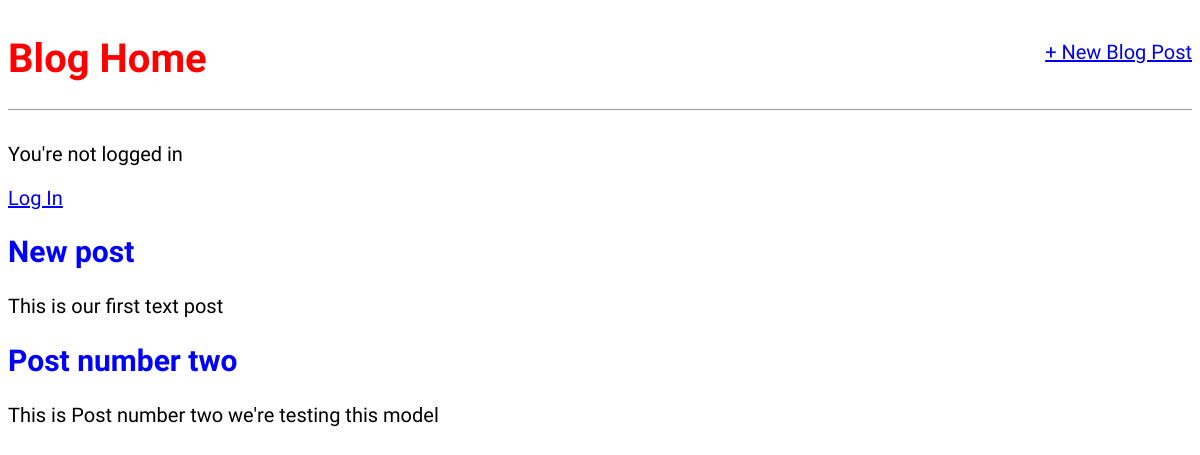
Before: / with the older database file.
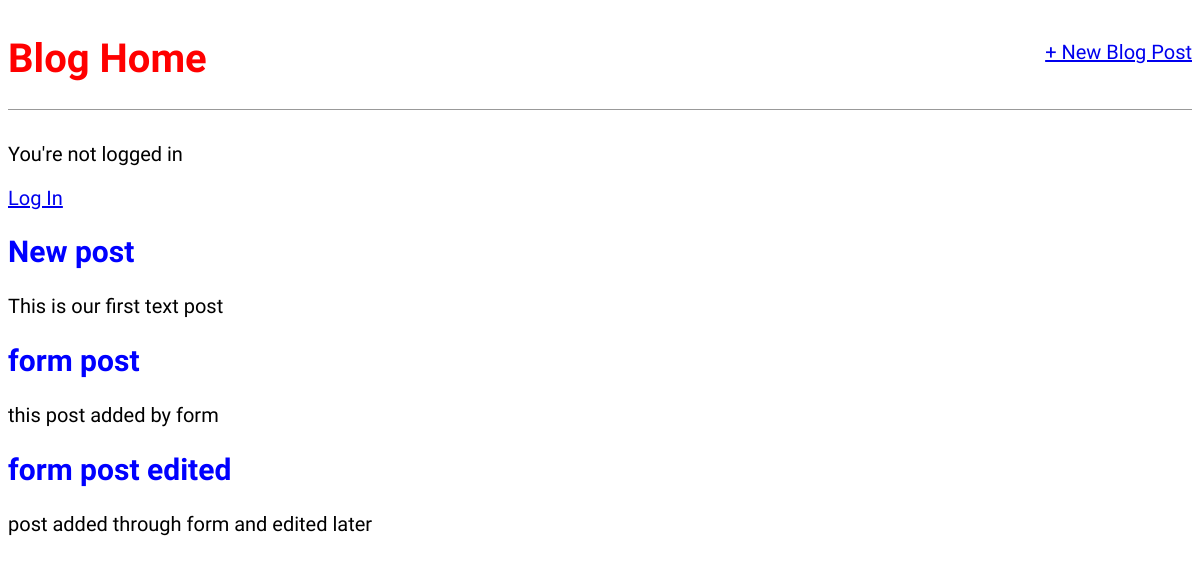
After: the same page with the newer database file.
### blog/models.py (models this page shows, shortened)
class Post(models.Model):
    title = models.CharField(max_length=200)
    author = models.ForeignKey(
        'auth.User',
        on_delete=models.CASCADE)
    body = models.TextField()

### blog/views.py (the view)
# urls.py: path('', BlogListView.as_view(), name='home'),
class BlogListView(ListView):
    model = Post
    template_name = 'home.html'

### templates/home.html
{% extends 'base.html' %}
{% block content %}
{% for post in object_list %}
<div class="post-entry">
    <h2><a href="{% url 'post-detail' post.pk %}">{{ post.title }}</a></h2>
    <p>{{ post.body }}</p>
</div>
{% endfor %}
{% endblock content %}

### templates/base.html (shortened to what this page needs)
{% load static %}
<!DOCTYPE html>
<html lang="en">
<head>
    <link rel="stylesheet" href="{% static 'css/base.css' %}">
</head>
<body>
        <header>
            <div class="nav-left">
                <h1><a href="{% url 'home'%}">Blog Home</a></h1>
            </div>
            <div class="nav-right">
                <a href="{% url 'post_new' %}">+ New Blog Post</a>
            </div>
        </header>
        {% if user.is_authenticated %}
        <p>Welcome, {{ user.username }}</p>
        <a href="{% url 'logout' %}">Log Out</a>
        {% else %}
        <p>You're not logged in</p>
        <a href="{% url 'login' %}">Log In</a>
        {% endif %}
        {% block content %}
        {% endblock content %}
</body>
</html>

### static/css/base.css (style rules this page uses)
body { font-family: 'Source Sans Pro'; font-size: 20px; }
header { margin-bottom: 2rem; border-bottom: 1px solid #999; display: flex; }
header h1 a { color: red; text-decoration: none; }
.nav-left { margin-right:auto; }
.nav-right { display: flex; padding-top:2rem; }
.post-entry { margin: 0.5rem 0; }
.post-entry h2 a, .post-entry h2 a:visited { color:blue; text-decoration: none; }
.post-entry p { margin: 0; font-weight: 400; }

Changed rows visible on the page:
removed Post: title "Post number two", body "This is Post number two we're testing this model"
added Post: title "form post", body "this post added by form"
added Post: title "form post edited", body "post added through form and edited later"
